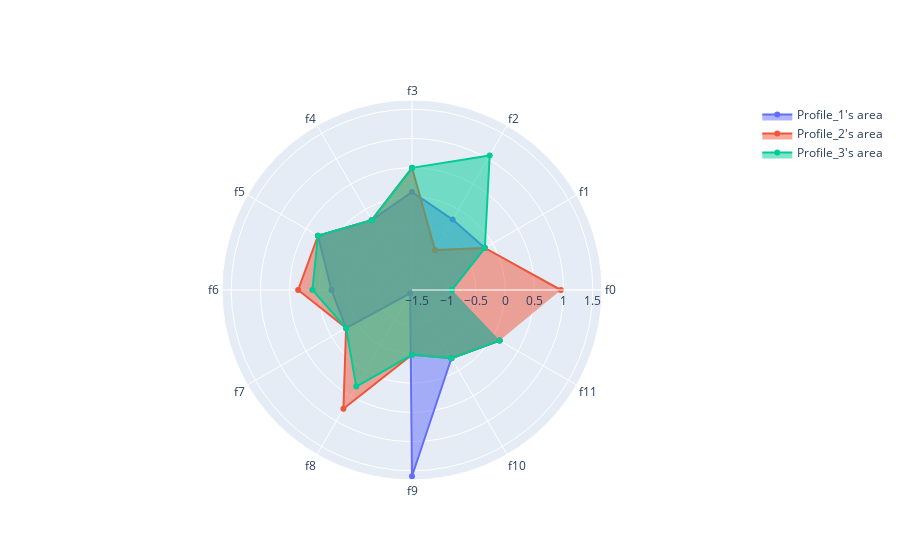

Notebook source saved alongside this figure:
### Code cell
import plotly.graph_objects as go

categories = profile_1.columns

#Plot 
fig = go.Figure()

fig.add_trace(go.Scatterpolar(
        r= profile_1.median().to_list(),
        theta=categories,
        fill='toself',
        name='Profile_1\'s area'
))

fig.add_trace(go.Scatterpolar(
        r= profile_2.median().to_list(),
        theta=categories,
        fill='toself',
        name='Profile_2\'s area'
))

fig.add_trace(go.Scatterpolar(
        r= profile_3.median().to_list(),
        theta=categories,
        fill='toself',
        name='Profile_3\'s area'
))

fig.show()

### Figure 1 — Plotly figure (JSON) as saved in the notebook; plotly's stock layout.template omitted (floating-point values rounded to 4 significant figures)
{"data": [{"fill": "toself", "name": "Profile_1's area", "r": [-0.9109, -0.1541, -0.2022, 0.08422, -0.213, 0.2641, -0.2148, -0.2902, -1.528, 1.593, -0.2437, 0.1389], "theta": ["f0", "f1", "f2", "f3", "f4", "f5", "f6", "f7", "f8", "f9", "f10", "f11"], "type": "scatterpolar"}, {"fill": "toself", "name": "Profile_2's area", "r": [0.9533, -0.1541, -0.8048, 0.4968, -0.213, 0.2641, 0.3547, -0.2902, 0.7529, -0.4844, -0.2437, 0.1389], "theta": ["f0", "f1", "f2", "f3", "f4", "f5", "f6", "f7", "f8", "f9", "f10", "f11"], "type": "scatterpolar"}, {"fill": "toself", "name": "Profile_3's area", "r": [-0.9126, -0.1541, 1.065, 0.4968, -0.213, 0.2641, 0.1117, -0.2902, 0.315, -0.4844, -0.2437, 0.1389], "theta": ["f0", "f1", "f2", "f3", "f4", "f5", "f6", "f7", "f8", "f9", "f10", "f11"], "type": "scatterpolar"}], "layout": {}}
